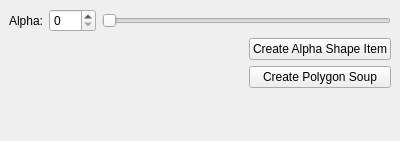
<?xml version="1.0" encoding="UTF-8"?>
<ui version="4.0">
 <class>AlphaShapesWidget</class>
 <widget class="QDockWidget" name="AlphaShapesWidget">
  <property name="geometry">
   <rect>
    <x>0</x>
    <y>0</y>
    <width>400</width>
    <height>141</height>
   </rect>
  </property>
  <property name="windowTitle">
   <string>Alpha Shapes</string>
  </property>
  <widget class="QWidget" name="dockWidgetContents">
   <layout class="QVBoxLayout" name="verticalLayout_2">
    <item>
     <layout class="QVBoxLayout" name="verticalLayout">
      <item>
       <layout class="QHBoxLayout" name="horizontalLayout">
        <item>
         <widget class="QLabel" name="label">
          <property name="text">
           <string>Alpha:</string>
          </property>
         </widget>
        </item>
        <item>
         <widget class="QSpinBox" name="spinBox">
          <property name="suffix">
           <string/>
          </property>
          <property name="maximum">
           <number>100</number>
          </property>
         </widget>
        </item>
        <item>
         <widget class="QSlider" name="horizontalSlider">
          <property name="maximum">
           <number>100</number>
          </property>
          <property name="orientation">
           <enum>Qt::Horizontal</enum>
          </property>
         </widget>
        </item>
       </layout>
      </item>
      <item>
       <layout class="QHBoxLayout" name="horizontalLayout_2" stretch="1,0">
        <item>
         <spacer name="horizontalSpacer">
          <property name="orientation">
           <enum>Qt::Horizontal</enum>
          </property>
          <property name="sizeHint" stdset="0">
           <size>
            <width>40</width>
            <height>20</height>
           </size>
          </property>
         </spacer>
        </item>
        <item>
         <layout class="QVBoxLayout" name="verticalLayout_3">
          <item>
           <widget class="QPushButton" name="as_itemPushButton">
            <property name="text">
             <string>Create Alpha Shape Item</string>
            </property>
           </widget>
          </item>
          <item>
           <widget class="QPushButton" name="poly_itemPushButton">
            <property name="text">
             <string>Create Polygon Soup</string>
            </property>
           </widget>
          </item>
         </layout>
        </item>
       </layout>
      </item>
      <item>
       <spacer name="verticalSpacer">
        <property name="orientation">
         <enum>Qt::Vertical</enum>
        </property>
        <property name="sizeHint" stdset="0">
         <size>
          <width>20</width>
          <height>40</height>
         </size>
        </property>
       </spacer>
      </item>
     </layout>
    </item>
   </layout>
  </widget>
 </widget>
 <resources/>
 <connections/>
</ui>
